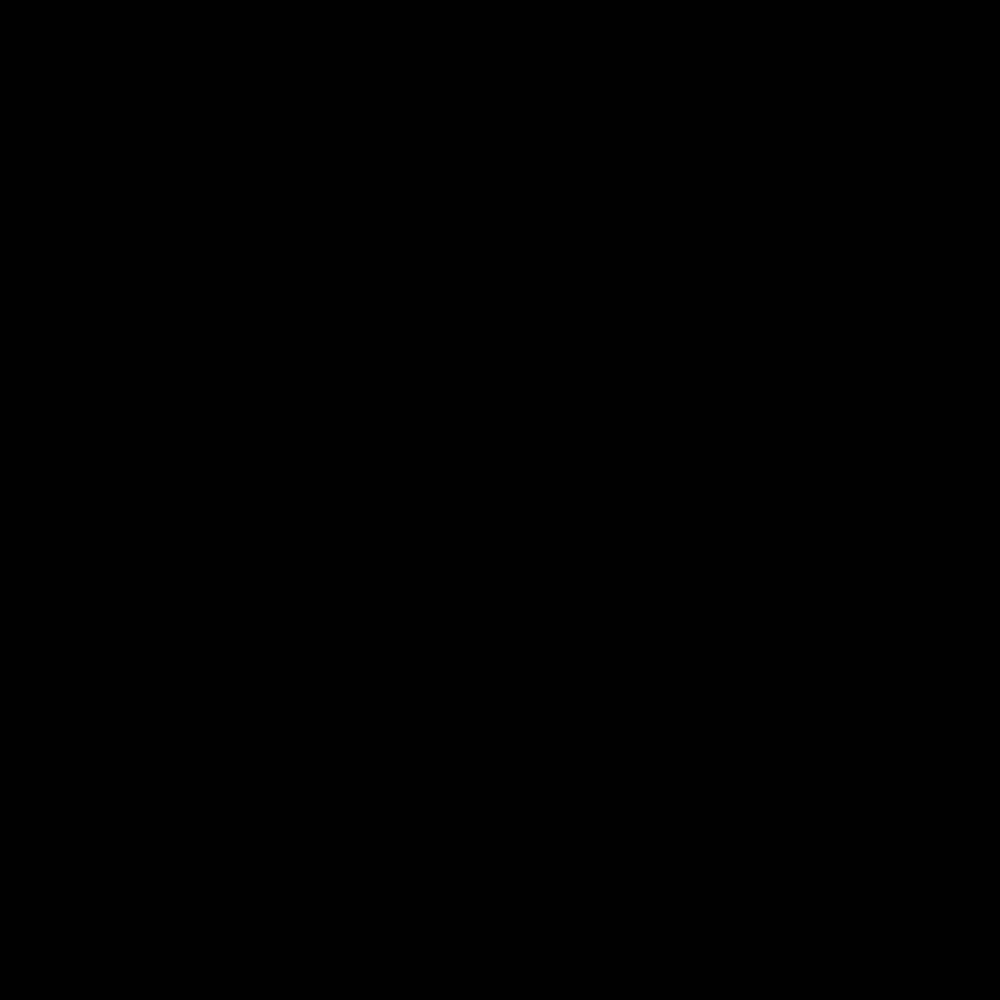
Frame 1 (no input)
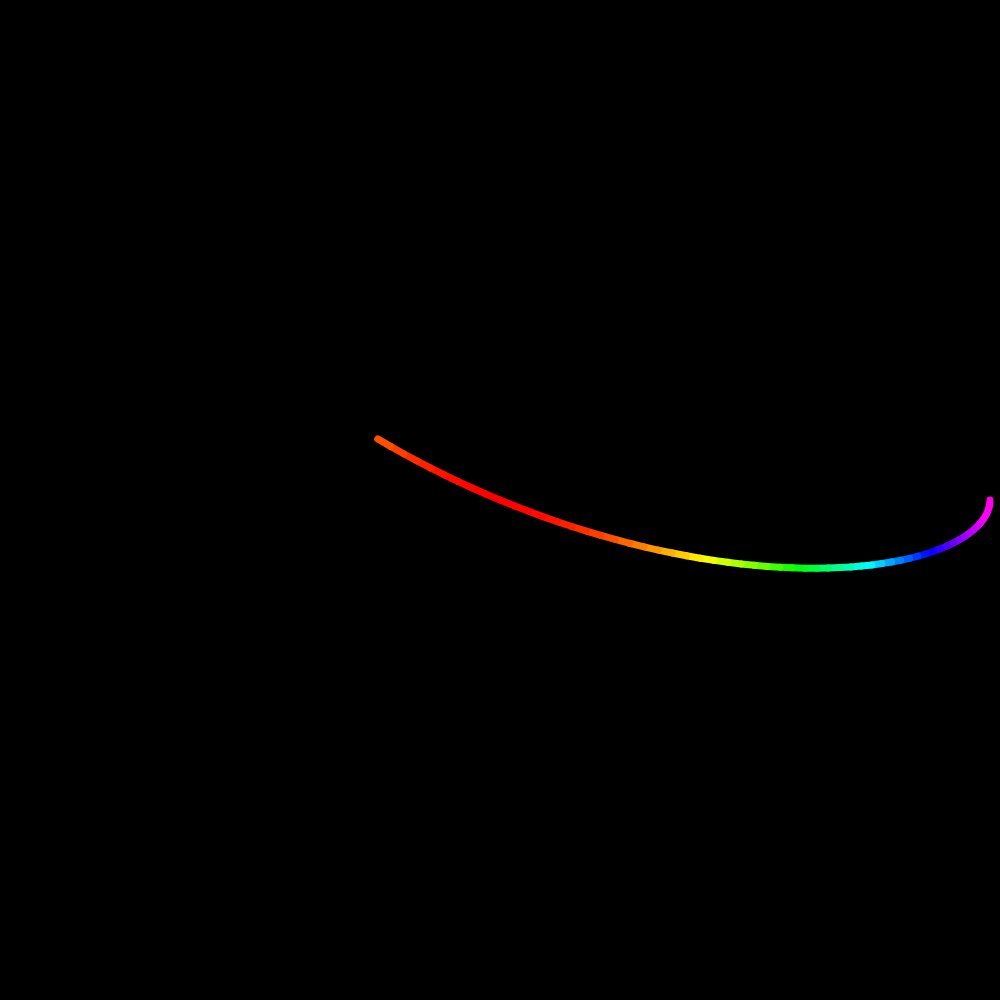
Frame 60 (no input)
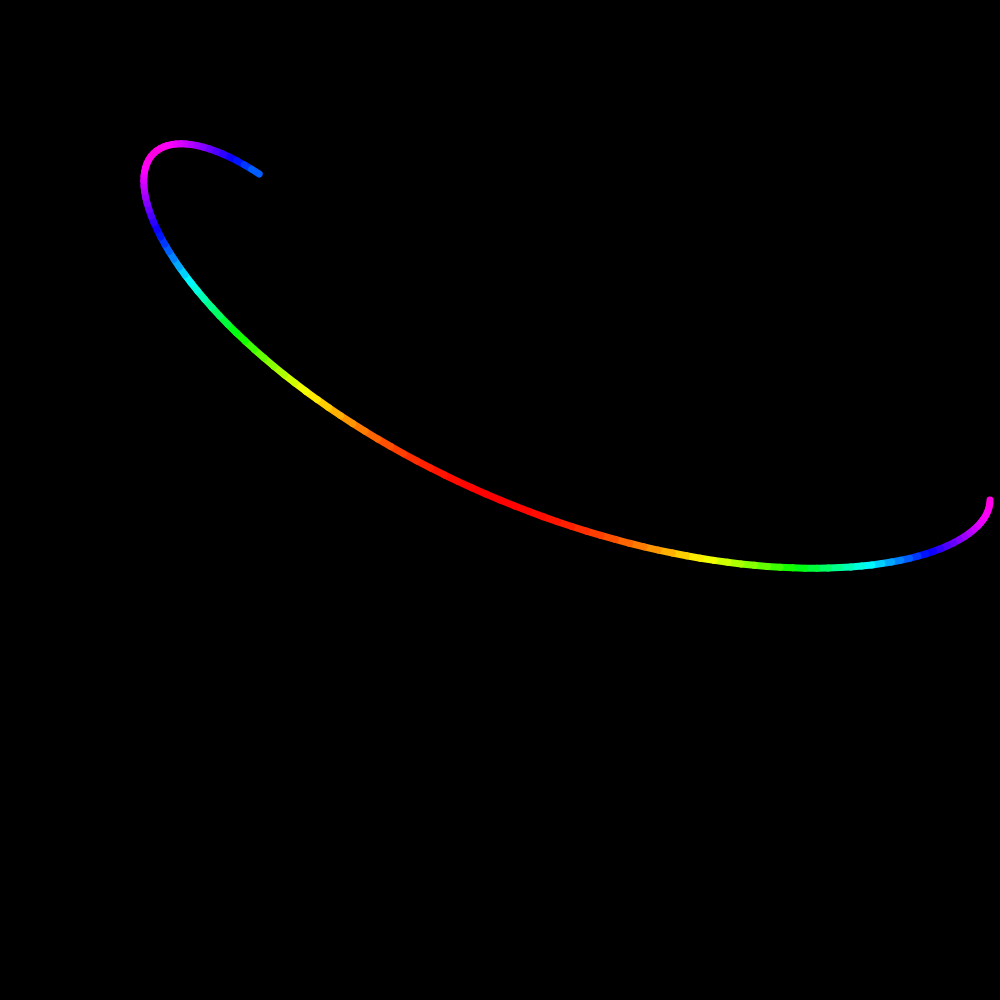
Frame 120 (the mouse pressed at the canvas centre since frame 60)

The p5.js sketch that drew these frames (run headless with seeded random() and noise() and a simulated clock; from frame 60 on, the mouse is pressed at the canvas centre):

// p5.js sketch
// ── sketch.js
let i;
let u = 0,
    k = 4;

let d, max_d;

let x = [0, 0], 
    y = [0, 0];

function setup() {
  const length = min(innerWidth, innerHeight)
  createCanvas(length, length).center('horizontal')
  
  colorMode(HSB)
  background(0)
  
  i = TWO_PI / 800
  max_d = (width*width + height*height) * 0.1
}

function draw() {
  translate(width/2, height/2)
  
  d = x[1]*x[1] + y[1]*y[1]
  let h = map(d, 0, max_d, 0, 255)
  stroke(h, 200, 200)
  strokeWeight(7)
  
  let r = width * 0.49 * cos(k*u)
  
  x[1] = r * cos(u)
  y[1] = r * sin(u)
  
  if (u > 0) {
    line(x[0], y[0], x[1], y[1])
    if (floor(u / TWO_PI) >= 1) {
      noLoop()
      // restart, increase k
      // background(10)
      // u = 0
      // k += 2
    }
  }
  
  x[0] = x[1]
  y[0] = y[1]
  
  u += i
}
